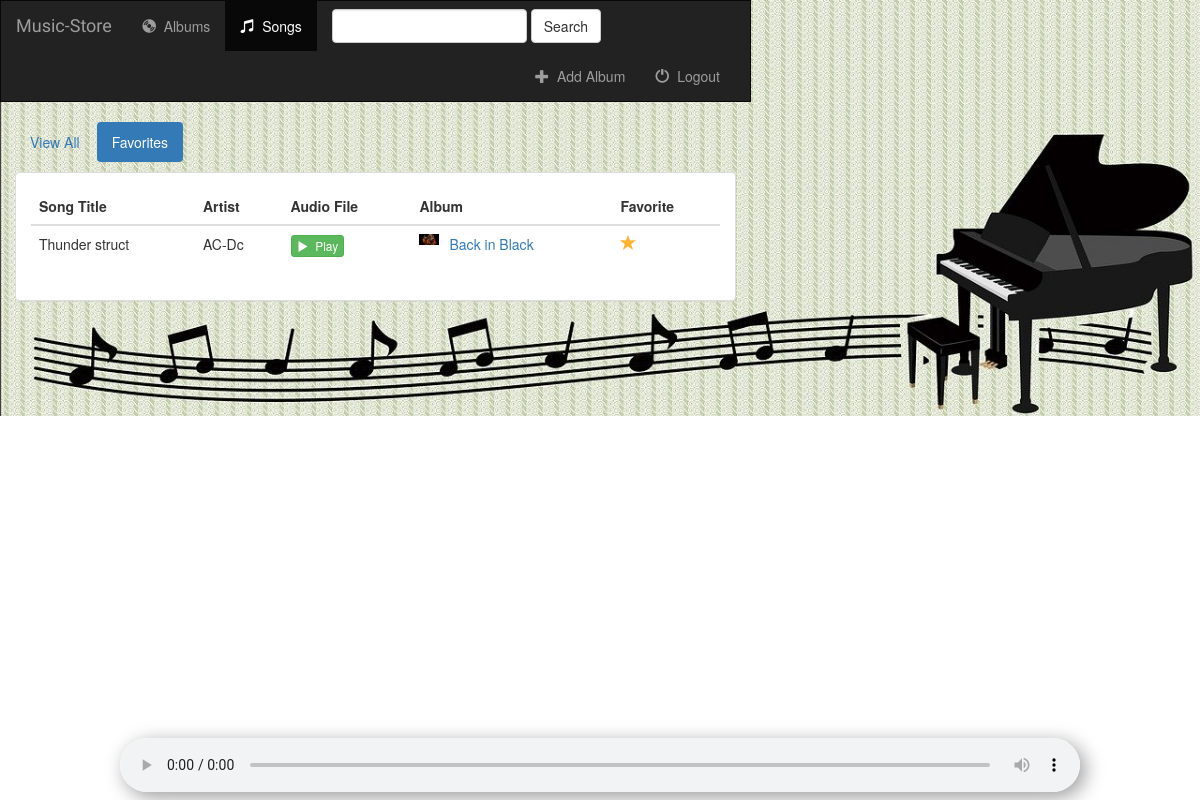
The app's page /songs/favorites/ (signed in) with its own data.
### music/models.py (models this page shows, shortened)
class Song(models.Model):
    album = models.ForeignKey(Album, on_delete=models.CASCADE)
    song_title = models.CharField(max_length=250)
    audio_file = models.FileField(default='')
    is_favorite = models.BooleanField(default=False)

class Album(models.Model):
    user = models.ForeignKey(User, default=1, on_delete=models.CASCADE)
    artist = models.CharField(max_length=250)
    album_title = models.CharField(max_length=500)
    genre = models.CharField(max_length=100)
    album_logo = models.FileField()
    is_favorite = models.BooleanField(default=False)

### music/views.py (the view)
# urls.py: path('songs/<str:filter_by>/', views.songs, name='songs'),
def songs(request, filter_by):
    if not request.user.is_authenticated:
        return render(request, 'music/login.html')
    else:
        try:
            song_ids = []
            for album in Album.objects.filter(user=request.user):
                for song in album.song_set.all():
                    song_ids.append(song.pk)
            users_songs = Song.objects.filter(pk__in=song_ids)
            if filter_by == 'favorites':
                users_songs = users_songs.filter(is_favorite=True)
        except Album.DoesNotExist:
            users_songs = []
        return render(request, 'music/songs.html', {
            'song_list': users_songs,
            'filter_by': filter_by,
        })

### music/templates/music/songs.html (shortened to what this page needs)
{% extends 'music/base.html' %}
{% block songs_active %}active{% endblock %}
{% block body %}
<div class="container-fluid songs-container">
    <div class="row">
        <div class="col-sm-12">
            <ul class="nav nav-pills" style="margin-bottom: 10px;">
                <li role="presentation" {% if filter_by == 'all' %}class="active"{% endif %}><a href="{% url 'music:songs' 'all' %}">View All</a></li>
                <li role="presentation" {% if filter_by == 'favorites' %}class="active"{% endif %}><a href="{% url 'music:songs' 'favorites' %}">Favorites</a></li>
            </ul>
        </div>
    </div>
    <div class="row">
        <div class="col-sm-12">
            <div class="panel panel-default">
                <div class="panel-body">
                    <table class="table">
                        <thead>
                            <tr>
                                <th>Song Title</th>
                                <th>Artist</th>
                                <th>Audio File</th>
                                <th>Album</th>
                                <th>Favorite</th>
                            </tr>
                        </thead>
                        <tbody>
                            {% for song in song_list %}
                                <tr>
                                    <td>{{ song.song_title }}</td>
                                    <td>{{ song.album.artist }}</td>
                                    <td>
                                        <a target="_parent" href="{{ song.audio_file.url }}"  class="song-source">
                                            <button type="button" class="btn btn-success btn-xs">
                                                <span class="glyphicon glyphicon-play"></span>&nbsp; Play
                                            </button>
                                        </a>
                                    </td>
                                    <td>
                                        <a href="{% url 'music:detail' song.album.id %}">
                                            <img src="{{ song.album.album_logo.url }}" class="img-responsive" style="width: 20px; float: left; margin-right: 10px;" />
                                        </a>
                                        <a href="{% url 'music:detail' song.album.id %}">{{ song.album.album_title }}</a>
                                    </td>
                                    <td>
                                        <a href="{% url 'music:favorite' song.id %}"  target="_parent" class="btn-favorite"><span class="glyphicon glyphicon-star {% if song.is_favorite %}active{% endif %}"></span></a>
                                    </td>
                                </tr>
                            {% endfor %}
                        </tbody>
                    </table>
                </div>
            </div>
        </div>
    </div>
</div>
{% include 'music/player.html' %}
{% endblock %}

### music/static/music/style.css (style rules this page uses)
body { background: white url("images/background.jpg"); height: 100%; background-position: center; background-repeat: no-repeat; background-size: cover; position: fixed; }
.glyphicon-star { color: #cccccc; font-size: 16px; }
.glyphicon-star.active { color: #fdb230; }

### records on screen
Song: song_title "Thunder struct", album.artist "AC-Dc", album.album_logo (picture), album.album_title "Back in Black", is_favorite True (drawn)
